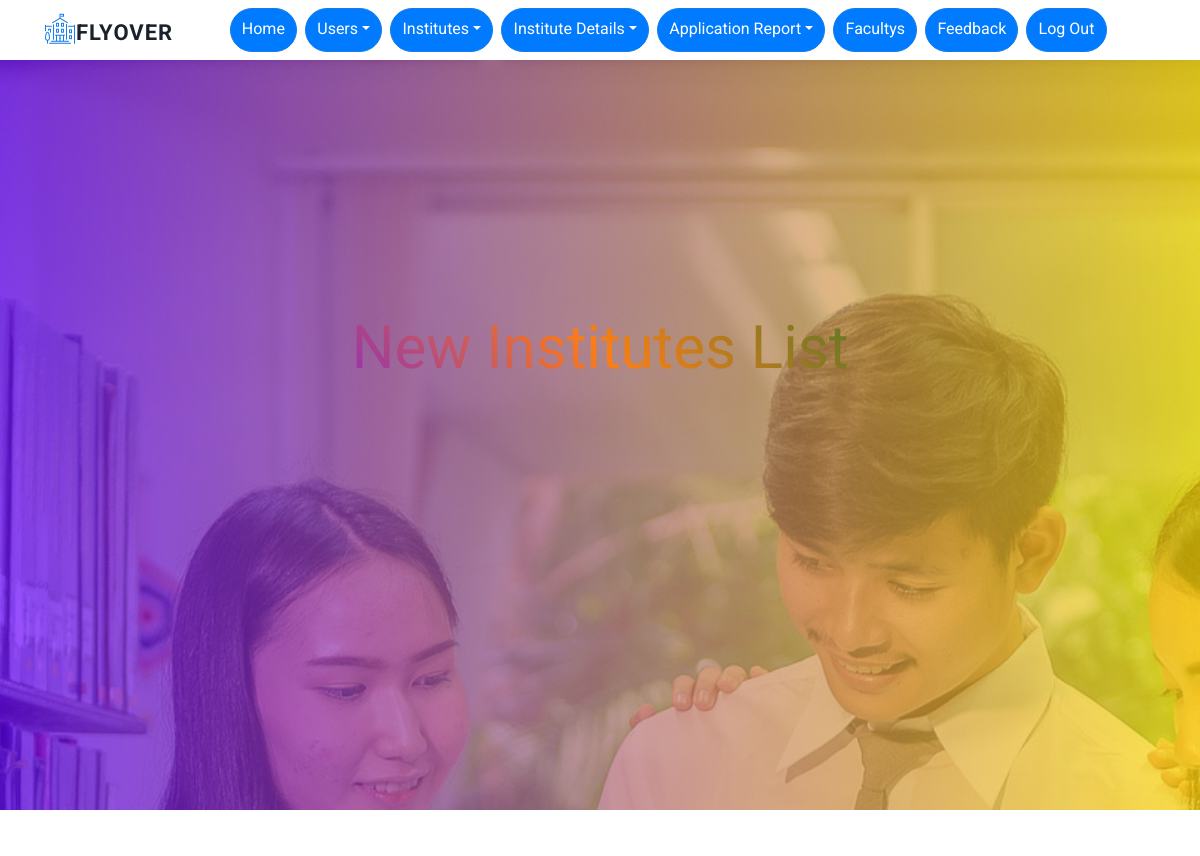
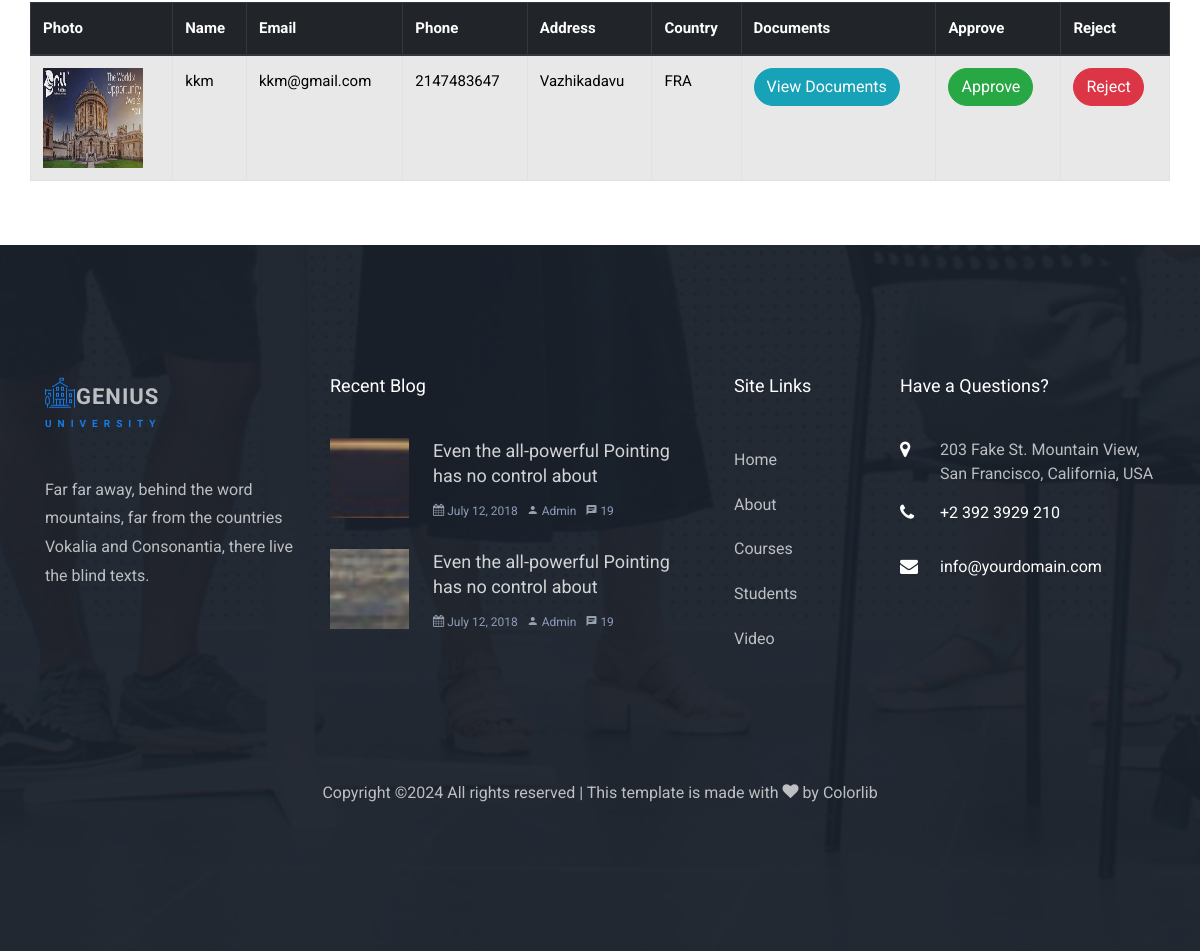
/admin/view_new_institutes.php, run on the app's committed database (2 pictures, top to bottom).
### tables this page shows
CREATE TABLE `institute_reg` (
  `institute_reg_id` int(11) NOT NULL,
  `institute_name` varchar(100) NOT NULL,
  `institute_address` varchar(300) NOT NULL,
  `institute_email` varchar(100) NOT NULL,
  `institute_phone` varchar(30) NOT NULL,
  `institute_photo` varchar(100) NOT NULL,
  `institute_country` varchar(100) NOT NULL,
  `description` varchar(300) NOT NULL,
  `document` varchar(100) NOT NULL,
  `login_id` int(30) NOT NULL
);

### admin/view_new_institutes.php (the view, shortened to what this page needs)
<?php
include 'header.php';
?>
<body>
    <div class="hero-wrap" style="background-image: url('../assets/images/bg_1.jpg'); background-attachment:fixed;">
        <div class="overlay"></div>
        <div class="container">
            <div class="row no-gutters slider-text align-items-center justify-content-center" data-scrollax-parent="true">
                <div class="col-md-8 ftco-animate text-center">
                    <h1 class="mb-4">New Institutes List</h1>
                </div>
            </div>
        </div>
    </div>
    <div class="container my-5 gray-bg">
        <div class="row justify-content-center">
            <table class="table table-bordered table-hover table-striped">
                <thead class="thead-dark">
                    <tr>
                        <th>Photo</th>
                        <th>Name</th>
                        <th>Email</th>
                        <th>Phone</th>
                        <th>Address</th>
                        <th>Country</th>
                        <th>Documents</th>
                        <th>Approve</th>
                        <th>Reject</th>
                    </tr>
                </thead>
                <tbody>
                    <?php
                    include '../config.php';
                    $query = "SELECT r.*, l.status FROM institute_reg r JOIN login l ON r.login_id = l.login_id WHERE l.status ='0'";
                    $result = mysqli_query($con, $query);
                    if ($result->num_rows > 0) {
                        while ($row = $result->fetch_assoc()) {
                            echo "<tr>";
                            echo "<td><img style='width:100px;height:100px' src='../upload/" . htmlspecialchars($row['institute_photo']) . "' alt='Institute Photo'></td>";
                            echo "<td>" . htmlspecialchars($row['institute_name']) . "</td>";
                            echo "<td>" . htmlspecialchars($row['institute_email']) . "</td>";
                            echo "<td>" . htmlspecialchars($row['institute_phone']) . "</td>";
                            echo "<td>" . htmlspecialchars($row['institute_address']) . "</td>";
                            echo "<td>" . htmlspecialchars($row['institute_country']) . "</td>";
                            echo "<td><button class='btn btn-info view-certificates' data-id='" . $row['institute_reg_id'] . "'>View Documents</button></td>";
                            echo "<td><a href='approve_institute.php?id=" . $row['login_id'] . "' class='btn btn-success'>Approve</a></td>";
                            echo "<td><a href='reject_institute.php?id=" . $row['login_id'] . "' class='btn btn-danger'>Reject</a></td>";
                            echo "</tr>";
                        }
                    } else {
                        echo "<tr><td colspan='9' class='text-center'>No Users Found</td></tr>";
                    }
                    ?>
                </tbody>
            </table>
        </div>
    </div>
    <?php
    include 'footer.php';
    ?>
</body>
</html>

### admin/view_new_institutes.php (style rules this page uses)
.table { background-color: rgba(200, 200, 200, 0.2); color: #000; }
.thead-dark th { background-color: #343a40; color: #fff; }

### data on the page
institute_reg: institute_photo (picture), institute_name "kkm", institute_email "kkm@gmail.com", institute_phone "2147483647", institute_address "Vazhikadavu", institute_country "FRA"
